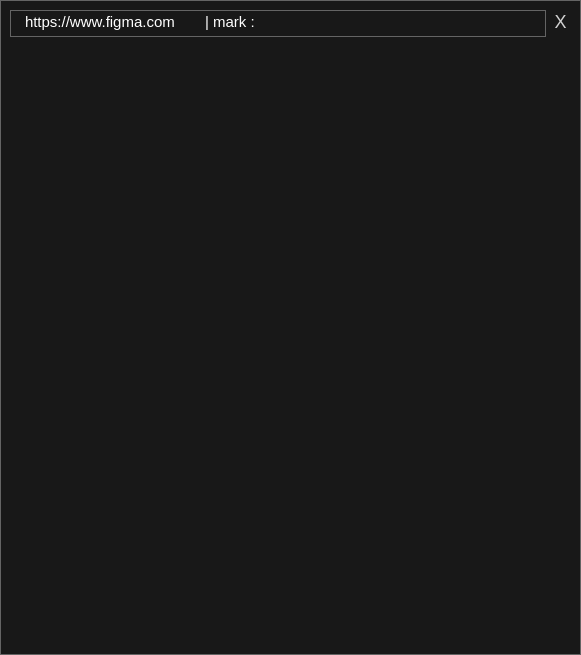
<?xml version="1.0" encoding="UTF-8"?>
<ui version="4.0">
 <class>Dialog</class>
 <widget class="QDialog" name="Dialog">
  <property name="geometry">
   <rect>
    <x>0</x>
    <y>0</y>
    <width>581</width>
    <height>655</height>
   </rect>
  </property>
  <property name="windowTitle">
   <string>Dialog</string>
  </property>
  <property name="styleSheet">
   <string notr="true">background: #181818;
border: 1px solid #646464;</string>
  </property>
  <widget class="QScrollArea" name="area_for_item">
   <property name="geometry">
    <rect>
     <x>10</x>
     <y>50</y>
     <width>551</width>
     <height>591</height>
    </rect>
   </property>
   <property name="styleSheet">
    <string notr="true">background: rgba(44, 40, 40, 0.0);
border: 0.5px solid rgba(167, 167, 167, 0.0);</string>
   </property>
   <property name="verticalScrollBarPolicy">
    <enum>Qt::ScrollBarAlwaysOff</enum>
   </property>
   <property name="horizontalScrollBarPolicy">
    <enum>Qt::ScrollBarAlwaysOff</enum>
   </property>
   <property name="widgetResizable">
    <bool>true</bool>
   </property>
   <widget class="QWidget" name="area_for_item_container">
    <property name="geometry">
     <rect>
      <x>0</x>
      <y>0</y>
      <width>549</width>
      <height>589</height>
     </rect>
    </property>
    <layout class="QVBoxLayout" name="verticalLayout_2"/>
   </widget>
  </widget>
  <widget class="QPushButton" name="button_close">
   <property name="geometry">
    <rect>
     <x>550</x>
     <y>10</y>
     <width>21</width>
     <height>23</height>
    </rect>
   </property>
   <property name="styleSheet">
    <string notr="true">QPushButton {
font-family: 'Roboto Mono';
font-style: normal;
font-weight: 400;
font-size: 18px;
line-height: 18px;
border: 0px solid #646464;
color: rgba(255, 255, 255, 0.8);background: rgba(23, 23, 23, 0.0);}
QPushButton:hover{
color: rgba(255, 255, 255, 1.0)
}</string>
   </property>
   <property name="text">
    <string>X</string>
   </property>
  </widget>
  <widget class="QFrame" name="top_line">
   <property name="geometry">
    <rect>
     <x>10</x>
     <y>10</y>
     <width>536</width>
     <height>27</height>
    </rect>
   </property>
   <property name="styleSheet">
    <string notr="true">background: rgba(44, 40, 40, 0.0);</string>
   </property>
   <property name="frameShape">
    <enum>QFrame::StyledPanel</enum>
   </property>
   <property name="frameShadow">
    <enum>QFrame::Raised</enum>
   </property>
   <widget class="QTextBrowser" name="sait_text">
    <property name="geometry">
     <rect>
      <x>10</x>
      <y>1</y>
      <width>221</width>
      <height>21</height>
     </rect>
    </property>
    <property name="styleSheet">
     <string notr="true">font-family: 'Roboto Mono';
font-style: normal;
font-weight: 300;
font-size: 13px;
line-height: 17px;
text-decoration-line: underline;
background: rgba(44, 40, 40, 0.0);
color: #FFFFFF;
border: 0.5px solid rgba(167, 167, 167, 0.0);</string>
    </property>
    <property name="verticalScrollBarPolicy">
     <enum>Qt::ScrollBarAlwaysOff</enum>
    </property>
    <property name="horizontalScrollBarPolicy">
     <enum>Qt::ScrollBarAlwaysOff</enum>
    </property>
    <property name="html">
     <string>&lt;!DOCTYPE HTML PUBLIC &quot;-//W3C//DTD HTML 4.0//EN&quot; &quot;http://www.w3.org/TR/REC-html40/strict.dtd&quot;&gt;
&lt;html&gt;&lt;head&gt;&lt;meta name=&quot;qrichtext&quot; content=&quot;1&quot; /&gt;&lt;style type=&quot;text/css&quot;&gt;
p, li { white-space: pre-wrap; }
&lt;/style&gt;&lt;/head&gt;&lt;body style=&quot; font-family:'Roboto Mono'; font-size:13px; font-weight:296; font-style:normal;&quot;&gt;
&lt;p style=&quot; margin-top:0px; margin-bottom:0px; margin-left:0px; margin-right:0px; -qt-block-indent:0; text-indent:0px;&quot;&gt;&lt;span style=&quot; font-size:11pt;&quot;&gt;https://www.figma.com&lt;br /&gt;&lt;br /&gt;&lt;/span&gt;&lt;/p&gt;&lt;/body&gt;&lt;/html&gt;</string>
    </property>
   </widget>
   <widget class="QTextBrowser" name="mark_text">
    <property name="geometry">
     <rect>
      <x>190</x>
      <y>1</y>
      <width>221</width>
      <height>21</height>
     </rect>
    </property>
    <property name="styleSheet">
     <string notr="true">font-family: 'Roboto Mono';
font-style: normal;
font-weight: 300;
font-size: 13px;
line-height: 17px;
text-decoration-line: underline;
background: rgba(44, 40, 40, 0.0);
color: #FFFFFF;
border: 0.5px solid rgba(167, 167, 167, 0.0);</string>
    </property>
    <property name="verticalScrollBarPolicy">
     <enum>Qt::ScrollBarAlwaysOff</enum>
    </property>
    <property name="horizontalScrollBarPolicy">
     <enum>Qt::ScrollBarAlwaysOff</enum>
    </property>
    <property name="html">
     <string>&lt;!DOCTYPE HTML PUBLIC &quot;-//W3C//DTD HTML 4.0//EN&quot; &quot;http://www.w3.org/TR/REC-html40/strict.dtd&quot;&gt;
&lt;html&gt;&lt;head&gt;&lt;meta name=&quot;qrichtext&quot; content=&quot;1&quot; /&gt;&lt;style type=&quot;text/css&quot;&gt;
p, li { white-space: pre-wrap; }
&lt;/style&gt;&lt;/head&gt;&lt;body style=&quot; font-family:'Roboto Mono'; font-size:13px; font-weight:296; font-style:normal;&quot;&gt;
&lt;p style=&quot; margin-top:0px; margin-bottom:0px; margin-left:0px; margin-right:0px; -qt-block-indent:0; text-indent:0px;&quot;&gt;&lt;span style=&quot; font-size:11pt;&quot;&gt;| mark : &lt;br /&gt;&lt;br /&gt;&lt;/span&gt;&lt;/p&gt;&lt;/body&gt;&lt;/html&gt;</string>
    </property>
   </widget>
  </widget>
 </widget>
 <resources/>
 <connections/>
</ui>
